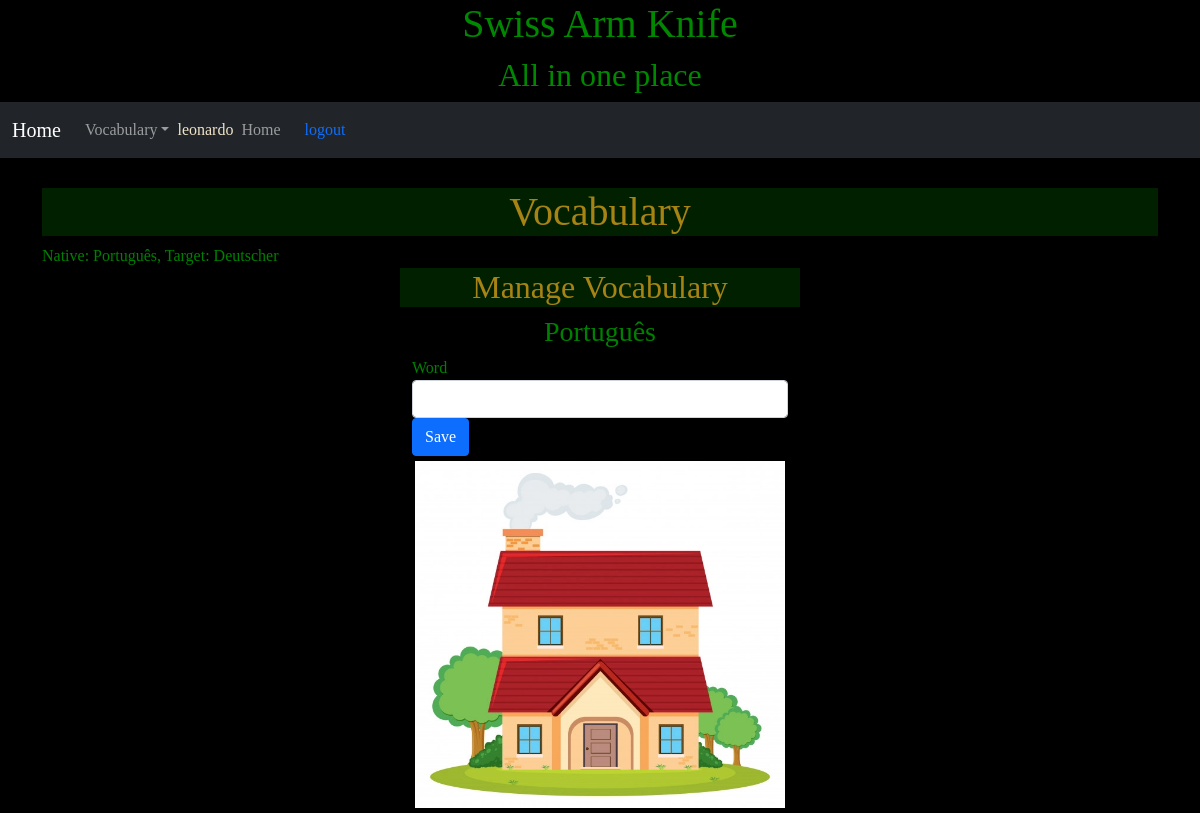
Screenshot of /vocabulary/1/native/new (signed in) with the database file from the repository.
### vocabulary/models.py (models this page shows, shortened)
class Default(models.Model):
    user   = models.ForeignKey(settings.AUTH_USER_MODEL, verbose_name='Usuário', on_delete=models.CASCADE, unique=True)
    target_language = models.ForeignKey(Language, verbose_name='Target Language', related_name = 'target_language_id', on_delete=models.CASCADE, blank=True, null=True)
    native_language = models.ForeignKey(Language, verbose_name='Native Language', related_name = 'native_language_id', on_delete=models.CASCADE, blank=True, null=True)
    created = models.DateTimeField('Created', auto_now_add=True, null=True)
    modified = models.DateTimeField('Modified', auto_now=True, null=True)
    class Meta:
        verbose_name        = 'Default'
        verbose_name_plural = 'Defaults'

class Language (models.Model):
    name = models.CharField('name', max_length=500, unique = True)
    created = models.DateTimeField('Created', auto_now_add=True, null=True)
    modified = models.DateTimeField('Modified', auto_now=True, null=True)
    class Meta:
        verbose_name        = 'Language'
        verbose_name_plural = 'Languages'
    def __str__(self):
        return self.name

class Image (models.Model):
    user   = models.ForeignKey(settings.AUTH_USER_MODEL, verbose_name='Usuário', on_delete=models.CASCADE)
    image  = models.ImageField('Image', upload_to='images/', max_length=500, null=True, blank=True)
    created = models.DateTimeField('Created', auto_now_add=True)
    modified = models.DateTimeField('Modified', auto_now=True)
    class Meta:
        verbose_name        = 'Image'
        verbose_name_plural = 'Images'
    def __str__(self):
        try:
            default = Default.objects.get(user=self.user)
            imageWords = ImageWord.objects.filter(user=self.user, image=self, word__language=default.target_language)
            result = ''
            if (len(imageWords) > 0):
                for word in imageWords:
                    if (not result == ''): result += ', '
                    result += str(word)
                return result
        except Default.DoesNotExist:
            pass
        return super(Image, self).__str__()

### vocabulary/views.py (the view, shortened to what this page needs)
# urls.py: path('<int:imagepk>/<slug:targetnative>/new', WordWordImageCreateView.as_view(),name='new'),
class WordWordImageCreateView(LoginRequiredMixin, CreateView, VocabularyBase):
    template_name = 'vocabulary/new.html'
    model         = Word
    fields        = ['word']
    success_url   = reverse_lazy('vocabulary:vocabularylist')
    def get_context_data(self, **kwargs):
        context = self.setDefaultContext(self.request, super(self.__class__, self).get_context_data(**kwargs))
        context['image'] = get_object_or_404(Image, pk=self.kwargs['imagepk'])
        if ('targetnative' in self.kwargs and self.kwargs['targetnative']=='target'):
            context['language'] = self.default.target_language
        else:
            context['language'] = self.default.native_language
        return context

### vocabulary/models.py (called while the page is built)
    def __str__(self):
        return self.word

    def __str__(self):
        return str(self.word)

### vocabulary/views.py (called while the page is built)
    def loadBase(self, request):
        if (not hasattr(self, 'default') or not hasattr(self, 'nativeWords') or not hasattr(self, 'targetWords')):
            self.default = Default.objects.get(user = self.request.user)
            self.nativeWords = Word.objects.filter(user = self.request.user, language = self.default.native_language)
            self.targetWords = Word.objects.filter(user = self.request.user, language = self.default.target_language)

    def setDefaultContext(self, request, context):
        self.loadBase(request);
        context['default']     = self.default
        context['nativeWords'] = self.nativeWords
        context['targetWords'] = self.targetWords
        return context;

### vocabulary/templates/vocabulary/new.html (shortened to what this page needs)
{% extends 'vocabulary/base.html' %}
{% load widget_tweaks %}
{% block vocabulary %}
<div class="defaultwidth">
  <header>
      <h2>Manage Vocabulary</h2>
  </header>
  <main class="container">
      <h3>{{language}}</h3>
      <form class="form-horizontal" method="post" enctype="multipart/form-data">
          <fieldset>
            {% for field in form %}
              <div class="form-group{% if field.errors %} has-error {% endif %}">
                <label for="{{ field.auto_id }}" class="control-label">{{ field.label }}</label>
                <div class="">
                  {% render_field field class="form-control" %}
                </div>
              </div>
            {% endfor %}
              <div class="form-group">
                <div class="">
                  <button type="submit" class="btn btn-primary">Save</button>
                </div>
              </div>
          </fieldset>
      </form>
  </main>
  <aside class="defaultwidth">
    {% if image %}
      <img class="img" src="{{image.image.url}}" alt="{{image}}">
    {% endif %}
  </aside>
</div>
{% endblock %}

### vocabulary/templates/vocabulary/base.html (shortened to what this page needs)
{% extends 'base.html' %}
{% load static %}
{% load widget_tweaks %}
{% block content %}
<link rel="stylesheet" href="{% static 'style/vocabulary_style.css' %}" />
  <header>
    <h1>Vocabulary</h1>
  </header>
  <section>
    {% block session %}
     Native: {{default.native_language}}, Target: {{default.target_language}}
    {% endblock %}
  </section>
  <main>
    {% block vocabulary %}
    {% endblock %}
  </main>
{% endblock %}

### base/templates/base.html (shortened to what this page needs)
{% load static %}
<!DOCTYPE html>
<html lang="pt-br">
<head>
     <link href="https://cdn.jsdelivr.net/npm/bootstrap@5.0.1/dist/css/bootstrap.min.css" rel="stylesheet">
 <link rel="stylesheet" href="{% static 'style/style.css' %}" />
</head>
<body>
<div class="jumbotron text-center" style="margin-bottom:0">
 <h1>Swiss Arm Knife</h1>
 <h2>All in one place</h2>
</div>
<nav class="navbar navbar-expand-lg navbar-dark bg-dark">
  <div class="container-fluid">
    <a class="navbar-brand" href="{% url 'index' %}">Home</a>
    <div class="collapse navbar-collapse" id="navbarNavDarkDropdown">
      <ul class="navbar-nav">
        <li class="nav-item dropdown">
          <a class="nav-link dropdown-toggle dropdown-toggle-split" href="{% url 'vocabulary:index' %}" id="navbarDarkDropdownMenuLink" role="button" data-bs-toggle="dropdown" aria-expanded="false">
            Vocabulary
          </a>
        </li>
      </ul>
      <div class="nav-item">
         {% if user.is_authenticated %}
           <span class="nav-brand glyphicon glyphicon-log-in">{{user}}</span>
       </div>
       <div class="">
         <ul class="navbar-nav">
           <li class="nav-item">
             <a class="nav-link" href="{% url 'index' %}">Home</a>
           </li>
         </ul>
       </div>
       <div class="nav-item">
           <a id="logout" class="nav-link" href="{% url 'access:logout' %}">logout</a>
         {% else %}
           <a id="login" class="nav-link" href="{% url 'access:login' %}">login</a>
       </div>
       <div class="nav-item">
           <a id="novousuario" class="nav-link" href="">New user</a>
         {% endif %}
       </div>
    </div>
  </div>
</nav>
<div class="container margin-top" style="margin-top:30px">
{% block content %}
{% endblock %}
</div>
</body>
</html>

### base/static/style/style.css (style rules this page uses)
body { background-color: black; color: green; font-family: comic; }
body a { color: #690500; }
.jumbotron { background-image: url('../images/background.jpg'); background-repeat: no-repeat; background-size: contain; background-position: right; background-color: black; color: #008800; text-shadow: 2px 2px 1px #000000, -2px -2px 1px #000000; }
nav { background-color: #002000; color: #f0e3c6; }
nav a { color: #56a3a6; }
header { background-color: #002000; color: #a78314; }
header h1, h2, h3 { text-align: center; }

### base/static/style/vocabulary_style.css (style rules this page uses)
.defaultwidth { width:100%; max-width: 400px; margin-left: auto; margin-right: auto; }
.img { display: block; padding: 5px; width: 95%; margin-left: auto; margin-right: auto; }

### rows the page displays
Default: native_language "Português", target_language "Deutscher"
Language: name "Português"
Image: image (picture)

### other values shown
{{ user }} "leonardo"
{{ field.label }} "Word"
